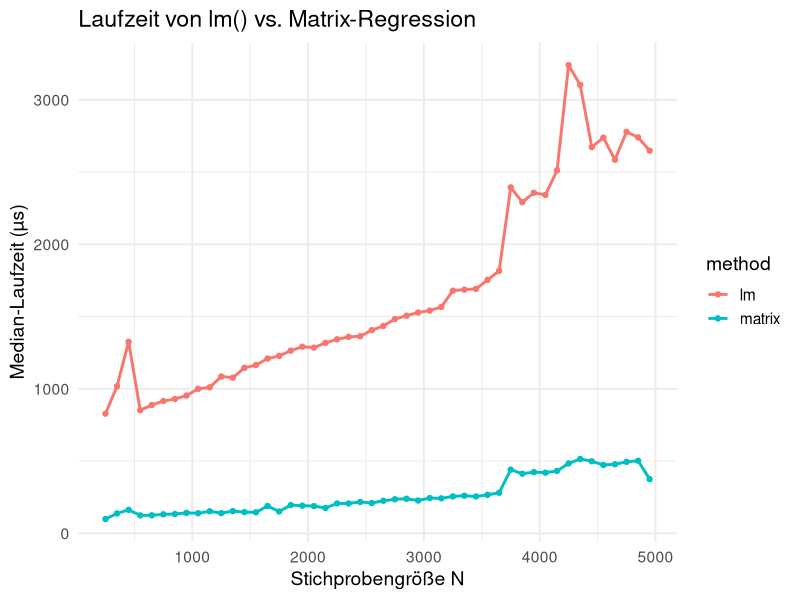

Source code (R):


library(microbenchmark)


# ---- ALM Output replizieren mit matrixschreibweise ----

isample = 10000
N = 2500
B0 = 0
B1 = 0
sd = 1

# Generate data
generate_data<-function(N, B0, B1, sd) {
  x <- rnorm(N, mean=0, sd = 1)
  e <- rnorm(N , mean = 0, sd = 1)
  e <- e*(sqrt(1)/sd(e))
  y <- B0 + B1 * x + e
  
  fit <- lm(y ~ x)
  sum_fit <-  summary(fit)$coefficients
  
  p_value <- sum_fit["x","Pr(>|t|)"]
  return(p_value)
}

p_values <- sapply(1:isample, function(i) generate_data(N, B0, B1, sd))

mean(p_values < 0.05) # 0.05 is the significance level





# ---- ALM Output replizieren mit Matrixschreibweise ----

isample = 10000
N = 2500
B0 = 0
B1 = 0
sd = 1

# Generate data
generate_data <- function(N, B0, B1, sd) {
  x <- rnorm(N, mean = 0, sd = 1)
  e <- rnorm(N, mean = 0, sd = 1)
  e <- e * (sqrt(1) / sd(e))  # Normalize error
  y <- B0 + B1 * x + e
  
  # Matrix form
  X <- cbind(1, x)              # Design matrix with intercept
  Y <- matrix(y, ncol = 1)      # Make Y a column vector
  
  # Beta estimate: (X'X)^(-1) X'Y
  XtX_inv <- solve(t(X) %*% X)
  beta_hat <- XtX_inv %*% t(X) %*% Y  # 2x1 matrix
  
  # Residuals and variance estimate
  y_hat <- X %*% beta_hat
  residuals <- Y - y_hat
  sigma2_hat <- sum(residuals^2) / (N - 2)
  
  # Standard errors: sqrt(diag(sigma² * (X'X)^(-1)))
  se_beta <- sqrt(diag(sigma2_hat * XtX_inv))
  
  # t-statistics
  t_stats <- as.vector(beta_hat) / se_beta
  
  # p-values (2-sided)
  p_values <- 2 * pt(-abs(t_stats), df = N - 2)
  
  output_table <- cbind(beta_hat, se_beta, t_stats,p_values )
  
  
  fit <- lm( y ~ x)
  summary(fit)
  
  return(p_values[2])  # Return p-value of x (not intercept)
}

# Monte Carlo simulation
p_values <- sapply(1:isample, function(i) generate_data(N, B0, B1, sd))

# Proportion of significant p-values
mean(p_values < 0.05)



# ---- Benchmarking speed ----
#### daten erstellen ####
N <- 250
B0 = 0
B1 = 0
x <- rnorm(N)
e <- rnorm(N)
y <- B0 + B1 * x + e


# lm()-Variante
lm_version <- function() {
  fit <- lm(y ~ x)
  summary(fit)
}


# Matrix-Version
matrix_version <- function() {
  X <- cbind(1, x)
  Y <- matrix(y, ncol = 1)      # Make Y a column vector
  
  # Beta estimate: (X'X)^(-1) X'Y
  XtX_inv <- solve(t(X) %*% X)
  beta_hat <- XtX_inv %*% t(X) %*% Y  # 2x1 matrix
  
  # Residuals and variance estimate
  y_hat <- X %*% beta_hat
  residuals <- Y - y_hat
  sigma2_hat <- sum(residuals^2) / (N - 2)
  
  # Standard errors: sqrt(diag(sigma² * (X'X)^(-1)))
  se_beta <- sqrt(diag(sigma2_hat * XtX_inv))
  
  # t-statistics
  t_stats <- as.vector(beta_hat) / se_beta
  
  # p-values (2-sided)
  p_values <- 2 * pt(-abs(t_stats), df = N - 2)
  
  output_table <- cbind(beta_hat, se_beta, t_stats,p_values )
  output_table
}

microbenchmark(
  lm = lm_version(),
  matrix = matrix_version(),
  times = 100L  # 100 Wiederholungen
)





# ---- Benchmarking speed depending on  sample size ----
install.packages(c("microbenchmark", "ggplot2"))   # falls noch nicht installiert
library(microbenchmark)
library(ggplot2)

# Funktionen definieren
lm_version <- function(x, y) {
  fit <- lm(y ~ x)
  summary(fit)
}

matrix_version <- function(x, y) {
  N <- length(y)
  X <- cbind(1, x)
  Y <- matrix(y, ncol = 1)      # Make Y a column vector
  
  # Beta estimate: (X'X)^(-1) X'Y
  XtX_inv <- solve(t(X) %*% X)
  beta_hat <- XtX_inv %*% t(X) %*% Y  # 2x1 matrix
  
  # Residuals and variance estimate
  y_hat <- X %*% beta_hat
  residuals <- Y - y_hat
  sigma2_hat <- sum(residuals^2) / (N - 2)
  
  # Standard errors: sqrt(diag(sigma² * (X'X)^(-1)))
  se_beta <- sqrt(diag(sigma2_hat * XtX_inv))
  
  # t-statistics
  t_stats <- as.vector(beta_hat) / se_beta
  
  # p-values (2-sided)
  p_values <- 2 * pt(-abs(t_stats), df = N - 2)
  
  output_table <- cbind(beta_hat, se_beta, t_stats,p_values )
  output_table
}

# Vektor von Stichproben-Größen
N_values <- seq(250, 5000, by = 100)

# Ergebnis-Speicher
results <- data.frame(
  N = integer(),
  method = character(),
  time_us = numeric(),
  stringsAsFactors = FALSE
)

# ---- Benchmark-Schleife ----
set.seed(42)
for (N in N_values) {
  # Einmal Daten erzeugen
  x <- rnorm(N)
  y <- 0 + 0 * x + rnorm(N)
  
  bm <- microbenchmark(
    lm     = lm_version(x, y),
    matrix = matrix_version(x, y),
    times  = 50L
  )
  
  # Median-Zeit in Mikrosekunden
  mb <- summary(bm)[, c("expr", "median")]
  colnames(mb) <- c("method", "time_us")
  mb$N <- N
  
  # Anfügen
  results <- rbind(results, mb[, c("N", "method", "time_us")])
}

# ---- Plot ----
ggplot(results, aes(x = N, y = time_us, color = method)) +
  geom_line(size = 1) +
  geom_point(size = 1.5) +
  scale_y_continuous(name = "Median-Laufzeit (µs)") +
  scale_x_continuous(name = "Stichprobengröße N") +
  ggtitle("Laufzeit von lm() vs. Matrix-Regression") +
  theme_minimal(base_size = 14)


